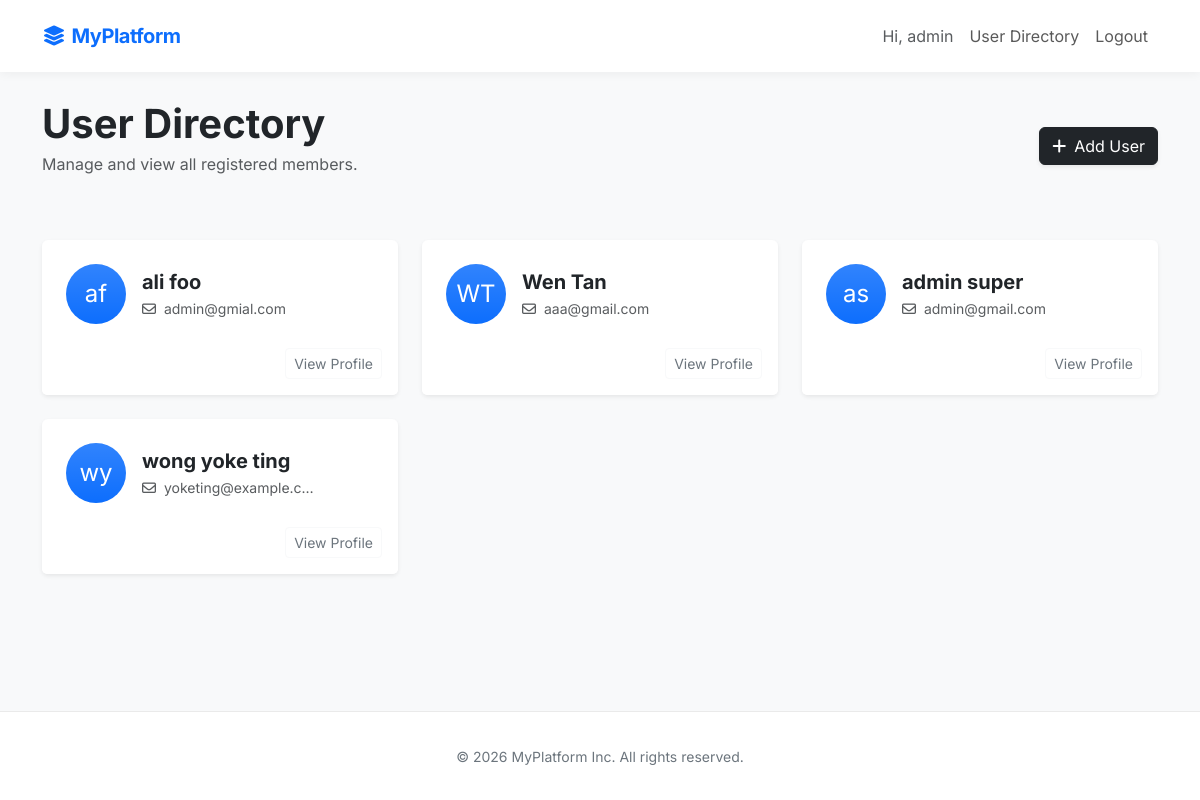
Screenshot of /users/ (signed in) with the database file from the repository.
### book1/models.py (models this page shows, shortened)
class User(AbstractBaseUser, PermissionsMixin):
    first_name = models.CharField(max_length=30)
    last_name = models.CharField(max_length=30)
    email = models.EmailField(unique=True)
    is_active = models.BooleanField(default=True)
    is_staff = models.BooleanField(default=False)
    objects = UserManager()
    USERNAME_FIELD = 'email'
    REQUIRED_FIELDS = ['first_name', 'last_name']

### book1/views.py (the view)
# urls.py: path('users/', views.UserListView.as_view(), name='users'),
class UserListView(LoginRequiredMixin, ListView): # 可选：也可以给列表页加锁
    model = models.User
    template_name = 'web_book1/show_all_users.html'
    context_object_name = 'users_record'

### book1/templates/web_book1/show_all_users.html (shortened to what this page needs)
{% extends 'base.html' %}
{% block content %}
<div class="container">
    <div class="d-flex justify-content-between align-items-center mb-5">
        <div>
            <h1 class="fw-bold mb-1">User Directory</h1>
            <p class="text-muted">Manage and view all registered members.</p>
        </div>
        <a href="{% url 'register' %}" class="btn btn-dark shadow-sm">
            <i class="fas fa-plus me-2"></i>Add User
        </a>
    </div>
    {% if users_record %}
        <div class="row g-4">
            {% for user in users_record %}
            <div class="col-md-6 col-lg-4">
                <div class="card h-100 border-0 shadow-sm hover-shadow transition-all">
                    <div class="card-body p-4 d-flex align-items-center">
                        <div class="flex-shrink-0">
                            <div class="bg-gradient bg-primary text-white rounded-circle d-flex align-items-center justify-content-center" style="width: 60px; height: 60px; font-size: 24px;">
                                {{ user.first_name|slice:":1" }}{{ user.last_name|slice:":1" }}
                            </div>
                        </div>
                        <div class="flex-grow-1 ms-3">
                            <h5 class="mb-1 fw-bold">{{ user.first_name }} {{ user.last_name }}</h5>
                            <p class="text-muted mb-0 small text-truncate" style="max-width: 180px;">
                                <i class="far fa-envelope me-1"></i> {{ user.email }}
                            </p>
                        </div>
                    </div>
                    <div class="card-footer bg-white border-top-0 pt-0 pb-3 text-end">
                        <a href="#" class="btn btn-sm btn-outline-light text-secondary">View Profile</a>
                    </div>
                </div>
            </div>
            {% endfor %}
        </div>
    {% endif %}
</div>
{% endblock %}

### book1/templates/base.html (shortened to what this page needs)
<!DOCTYPE html>
<html lang="en">
<head>
    <link href="https://cdn.jsdelivr.net/npm/bootstrap@5.3.0/dist/css/bootstrap.min.css" rel="stylesheet">
    <link rel="stylesheet" href="https://cdnjs.cloudflare.com/ajax/libs/font-awesome/6.0.0/css/all.min.css">
</head>
<body>
    <nav class="navbar navbar-expand-lg navbar-light fixed-top">
        <div class="container">
            <a class="navbar-brand" href="#"><i class="fas fa-layer-group me-2"></i>MyPlatform</a>
            <div class="collapse navbar-collapse" id="navbarNav">
                <ul class="navbar-nav ms-auto">
                    {% if user.is_authenticated %}
                        <li class="nav-item">
                            <span class="nav-link text-muted">Hi, {{ user.first_name }}</span>
                        </li>
                        <li class="nav-item">
                            <a class="nav-link" href="{% url 'users' %}">User Directory</a>
                        </li>
                        <li class="nav-item">
                            <form action="{% url 'logout' %}" method="post" class="d-inline">
                                <button type="submit" class="btn btn-link nav-link" style="text-decoration: none;">Logout</button>
                            </form>
                        </li>
                    {% endif %}
                </ul>
            </div>
        </div>
    </nav>
    <div style="padding-top: 100px; padding-bottom: 60px;">
        {% block content %}
        {% endblock %}
    </div>
    <footer>
        <div class="container">
            <small>&copy; 2026 MyPlatform Inc. All rights reserved.</small>
        </div>
    </footer>
</body>
</html>

### book1/templates/base.html (style rules this page uses)
body { font-family: 'Inter', sans-serif; background-color: #f8f9fa; color: #212529; min-height: 100vh; display: flex; flex-direction: column; }
.navbar { background-color: #ffffff; box-shadow: 0 2px 10px rgba(0,0,0,0.05); padding: 1rem 2rem; }
.navbar-brand { font-weight: 700; color: #0d6efd !important; letter-spacing: -0.5px; }
footer { margin-top: auto; background: #fff; border-top: 1px solid #eaeaea; padding: 2rem 0; text-align: center; color: #6c757d; }

### book1/templates/web_book1/show_all_users.html (style rules this page uses)
.transition-all { transition: all 0.3s ease; }

### rows the page displays
User: first_name "admin", first_name "a", last_name "s", last_name "super", email "admin@gmail.com"
User: first_name "a", last_name "f", first_name "ali", last_name "foo", email "admin@gmial.com"
User: first_name "W", last_name "T", first_name "Wen", last_name "Tan", email "aaa@gmail.com"
User: first_name "w", last_name "y", first_name "wong", last_name "yoke ting", email "yoketing@example.com"
